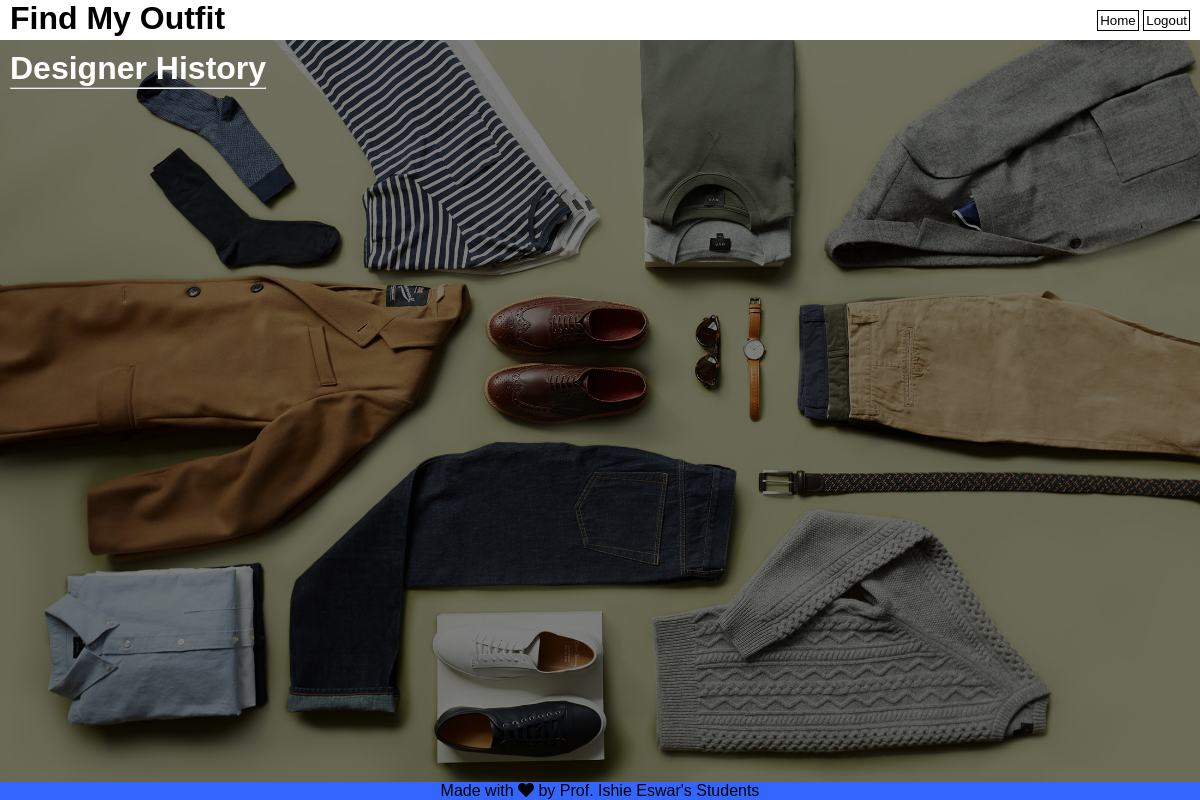
The app's page /User_Designer_History_See.php, older data.
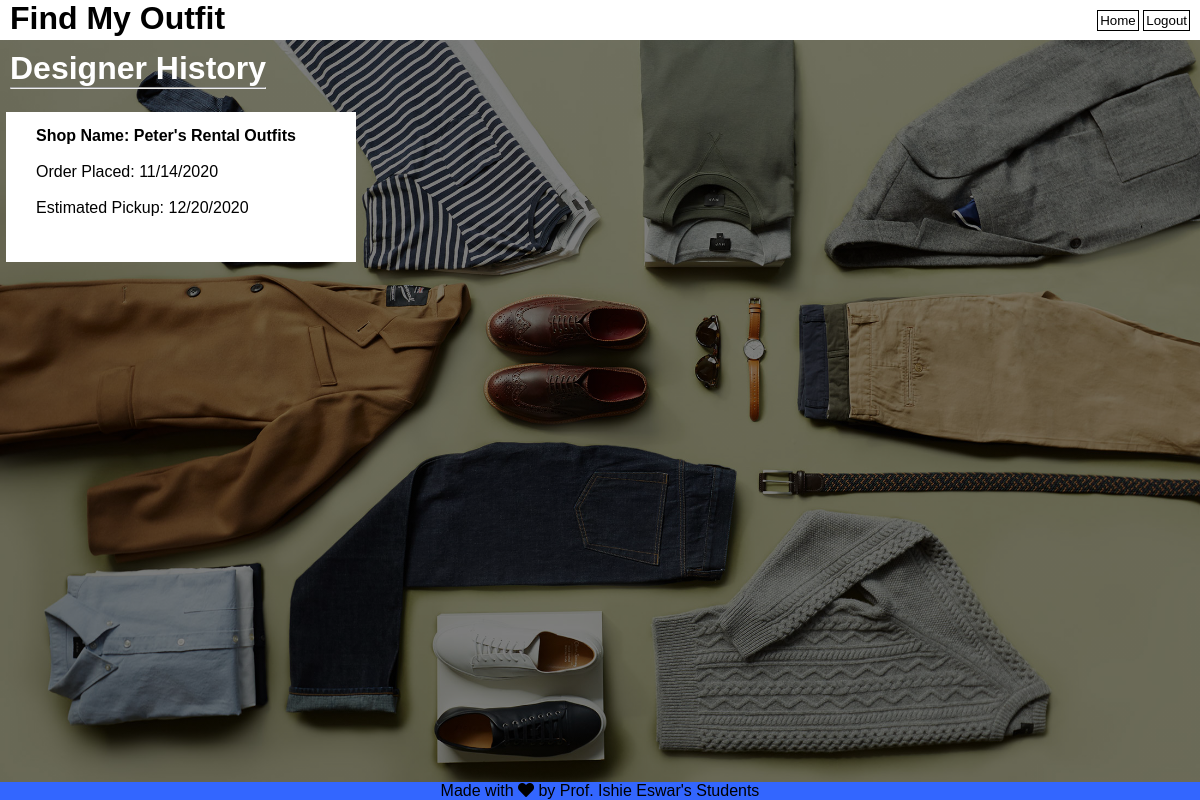
The same page, newer data.
### tables this page shows
CREATE TABLE `designer_history` (
  `designerorder_no` int(40) NOT NULL,
  `shop_name` text NOT NULL,
  `order_placed` varchar(10) NOT NULL,
  `pickup_date` varchar(10) NOT NULL
);

### User_Designer_History_See.php (the view, shortened to what this page needs)
<?php
     include_once 'databasec.php';
     $sql = 'SELECT shop_name, order_placed, pickup_date FROM designer_history ORDER BY designerorder_no;';
     $resul = mysqli_query($c, $sql);
     $arra = mysqli_fetch_all($resul, MYSQLI_ASSOC);
?>
<!DOCTYPE html>
<html lang="en">
<head>
    <link href = "udhs.css" rel = "stylesheet" type = "text/css">
    <link rel="stylesheet" href="https://cdnjs.cloudflare.com/ajax/libs/font-awesome/5.13.0/css/all.min.css">
</head>
<body>
    <header>
        <div class="bar2">
            <div class="name2">
                <h1>Find My Outfit</h1>
            </div>
            <form name="xyz" method="post">
                <ul>
                     <li><input type="submit" name="home" class="button" value="Home"></li>
                     <li><input type="submit" name="logoutbutton2" class="button" value="Logout"></li>
                </ul>
            </form>
        </div>
    </header>
    <div class="des">
        <h1>Designer History</h1>
        <hr>
    </div>
    <br>
    <br>
    <br>
    <br>
    <div class="cont">
        <div class="row">
            <?php foreach($arra as $designerhistory){ ?>
                        <div class="smallbox">
                            <h6>
                                Shop Name: <?php echo htmlspecialchars($designerhistory['shop_name']); ?>
                            </h6>
                            <div>
                                <br>
                                Order Placed: <?php echo htmlspecialchars($designerhistory['order_placed']); ?>
                                <br>
                                <br>
                                Estimated Pickup: <?php echo htmlspecialchars($designerhistory['pickup_date']); ?>
                            </div>
                        </div>
                        <br>
            <?php } ?>
        </div>
    </div>
    <footer id="footer" class="static-footer">
      <div class="container">
        <p>Made with <span class="fas fa-heart"></span> by Prof. Ishie Eswar's Students</p>
      </div>
    </footer>
</body>
</html>

Row changes from the older to the newer data that the page shows:
added designer_history: shop_name "Peter's Rental Outfits", order_placed "11/14/2020", pickup_date "12/20/2020"
